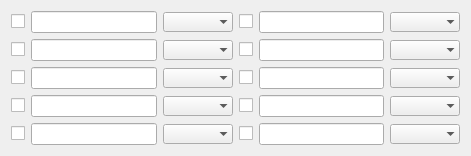
    <widget class="QWidget" name="layoutWidget_21">
     <property name="geometry">
      <rect>
       <x>10</x>
       <y>1110</y>
       <width>471</width>
       <height>136</height>
      </rect>
     </property>
     <layout class="QGridLayout" name="gridLayout_16">
      <item row="1" column="1">
       <layout class="QHBoxLayout" name="horizontalLayout_151">
        <item>
         <widget class="QCheckBox" name="checkBox84">
          <property name="text">
           <string/>
          </property>
         </widget>
        </item>
        <item>
         <widget class="QLineEdit" name="lineEdit84"/>
        </item>
        <item>
         <widget class="QComboBox" name="comboBox84">
          <property name="frame">
           <bool>false</bool>
          </property>
         </widget>
        </item>
       </layout>
      </item>
      <item row="0" column="1">
       <layout class="QHBoxLayout" name="horizontalLayout_152">
        <item>
         <widget class="QCheckBox" name="checkBox82">
          <property name="text">
           <string/>
          </property>
         </widget>
        </item>
        <item>
         <widget class="QLineEdit" name="lineEdit82"/>
        </item>
        <item>
         <widget class="QComboBox" name="comboBox82">
          <property name="frame">
           <bool>false</bool>
          </property>
         </widget>
        </item>
       </layout>
      </item>
      <item row="2" column="0">
       <layout class="QHBoxLayout" name="horizontalLayout_153">
        <item>
         <widget class="QCheckBox" name="checkBox85">
          <property name="text">
           <string/>
          </property>
         </widget>
        </item>
        <item>
         <widget class="QLineEdit" name="lineEdit85"/>
        </item>
        <item>
         <widget class="QComboBox" name="comboBox85">
          <property name="frame">
           <bool>false</bool>
          </property>
         </widget>
        </item>
       </layout>
      </item>
      <item row="3" column="0">
       <layout class="QHBoxLayout" name="horizontalLayout_154">
        <item>
         <widget class="QCheckBox" name="checkBox87">
          <property name="text">
           <string/>
          </property>
         </widget>
        </item>
        <item>
         <widget class="QLineEdit" name="lineEdit87"/>
        </item>
        <item>
         <widget class="QComboBox" name="comboBox87">
          <property name="frame">
           <bool>false</bool>
          </property>
         </widget>
        </item>
       </layout>
      </item>
      <item row="0" column="0">
       <layout class="QHBoxLayout" name="horizontalLayout_155">
        <item>
         <widget class="QCheckBox" name="checkBox81">
          <property name="text">
           <string/>
          </property>
         </widget>
        </item>
        <item>
         <widget class="QLineEdit" name="lineEdit81"/>
        </item>
        <item>
         <widget class="QComboBox" name="comboBox81">
          <property name="frame">
           <bool>false</bool>
          </property>
         </widget>
        </item>
       </layout>
      </item>
      <item row="3" column="1">
       <layout class="QHBoxLayout" name="horizontalLayout_156">
        <item>
         <widget class="QCheckBox" name="checkBox88">
          <property name="text">
           <string/>
          </property>
         </widget>
        </item>
        <item>
         <widget class="QLineEdit" name="lineEdit88"/>
        </item>
        <item>
         <widget class="QComboBox" name="comboBox88">
          <property name="frame">
           <bool>false</bool>
          </property>
         </widget>
        </item>
       </layout>
      </item>
      <item row="2" column="1">
       <layout class="QHBoxLayout" name="horizontalLayout_157">
        <item>
         <widget class="QCheckBox" name="checkBox86">
          <property name="text">
           <string/>
          </property>
         </widget>
        </item>
        <item>
         <widget class="QLineEdit" name="lineEdit86"/>
        </item>
        <item>
         <widget class="QComboBox" name="comboBox86">
          <property name="frame">
           <bool>false</bool>
          </property>
         </widget>
        </item>
       </layout>
      </item>
      <item row="4" column="0">
       <layout class="QHBoxLayout" name="horizontalLayout_158">
        <item>
         <widget class="QCheckBox" name="checkBox89">
          <property name="text">
           <string/>
          </property>
         </widget>
        </item>
        <item>
         <widget class="QLineEdit" name="lineEdit89"/>
        </item>
        <item>
         <widget class="QComboBox" name="comboBox89">
          <property name="frame">
           <bool>false</bool>
          </property>
         </widget>
        </item>
       </layout>
      </item>
      <item row="4" column="1">
       <layout class="QHBoxLayout" name="horizontalLayout_159">
        <item>
         <widget class="QCheckBox" name="checkBox90">
          <property name="text">
           <string/>
          </property>
         </widget>
        </item>
        <item>
         <widget class="QLineEdit" name="lineEdit90"/>
        </item>
        <item>
         <widget class="QComboBox" name="comboBox90">
          <property name="frame">
           <bool>false</bool>
          </property>
         </widget>
        </item>
       </layout>
      </item>
      <item row="1" column="0">
       <layout class="QHBoxLayout" name="horizontalLayout_160">
        <item>
         <widget class="QCheckBox" name="checkBox83">
          <property name="text">
           <string/>
          </property>
         </widget>
        </item>
        <item>
         <widget class="QLineEdit" name="lineEdit83"/>
        </item>
        <item>
         <widget class="QComboBox" name="comboBox83">
          <property name="frame">
           <bool>false</bool>
          </property>
         </widget>
        </item>
       </layout>
      </item>
     </layout>
    </widget>
